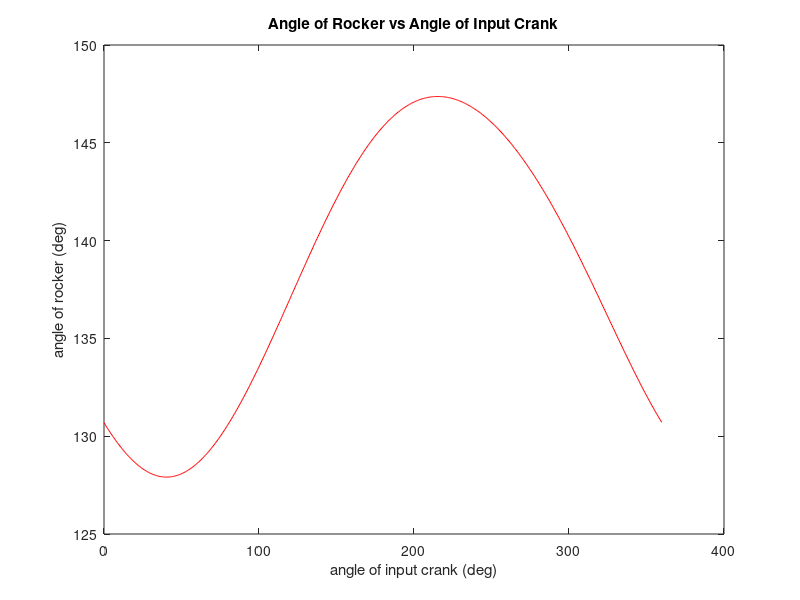
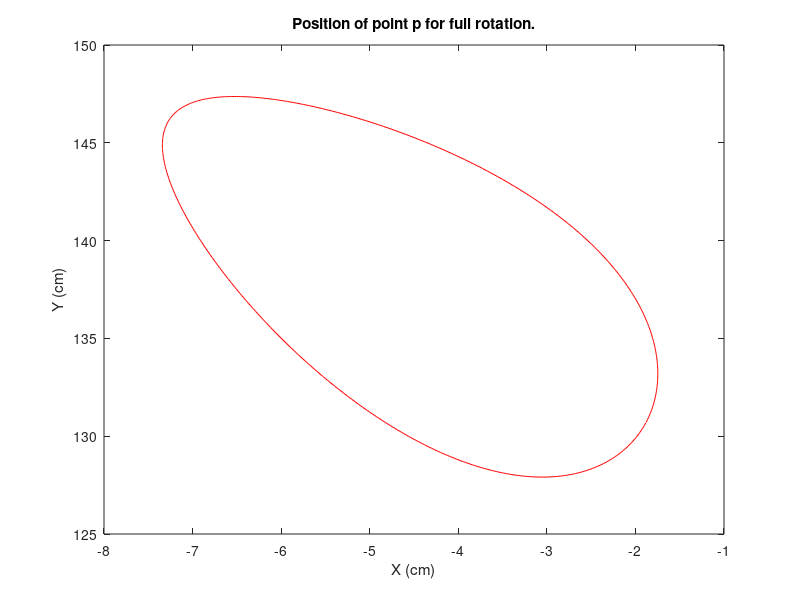
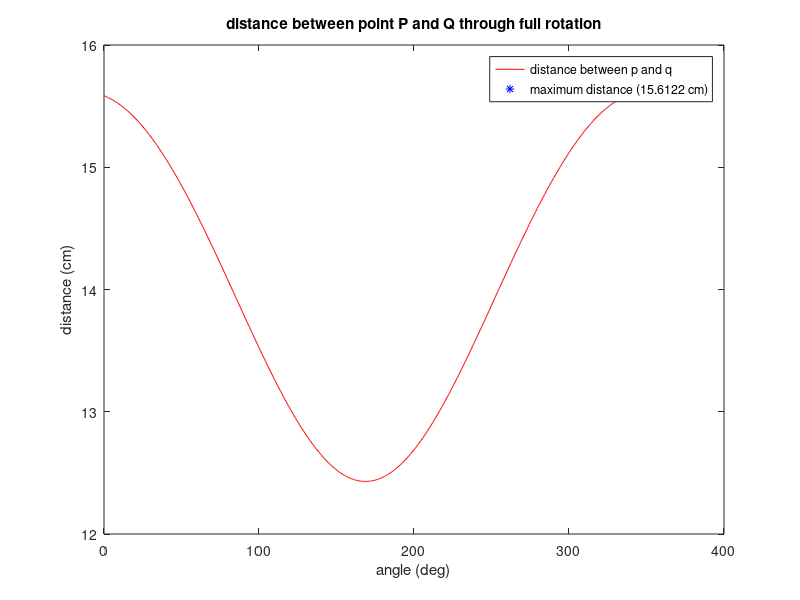
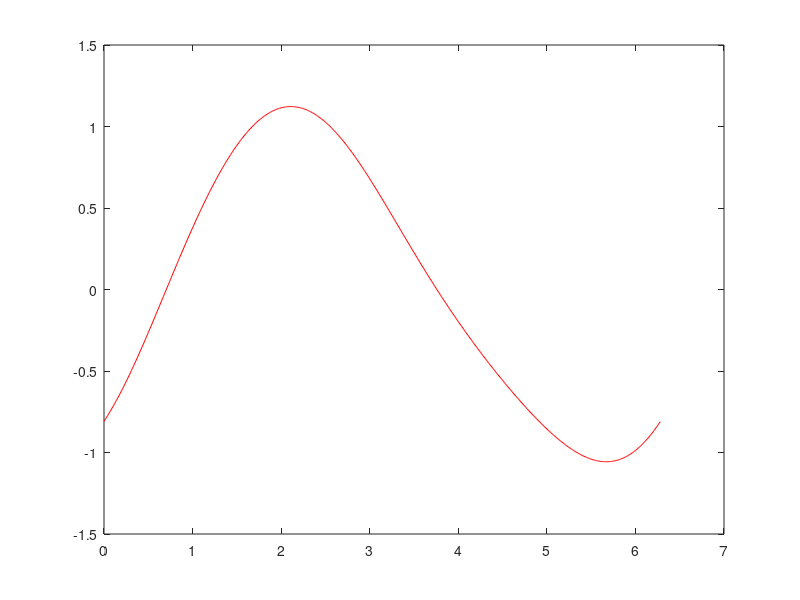

Source code (MATLAB) for these figures, in order: (Note: this script raises an error after producing the figures.)
clear;clc;
%% Part A

% Setting up vars
e = 10^-14;

l1 = sqrt(234);
l2 = 2;
l3 = 8;
l4 = 12;

thet2_0 = 0:0.01:(2*pi);
thet3_0 =zeros(1,length(thet2_0));
thet4_0 = thet3_0;

% setting up eqns
f1 = @(theta2,theta3,theta4) l2*cos(theta2) + l3*cos(theta3) - l4*cos(theta4) - 15;
f2 = @(theta2,theta3,theta4) l2*sin(theta2) + l3*sin(theta3) - l4*sin(theta4) + 3;

r1 = @(theta2,theta3,theta4)  -(f1(theta2,theta3,theta4));
r2 = @(theta2,theta3,theta4)  -(f2(theta2,theta3,theta4));

A = @(theta3,theta4) l3*l4*(sin(theta3 - theta4));

hFunc = @(r1,r2,theta3,theta4,A) (-l4/A)*(r1*cos(theta4) + r2*sin(theta4));

kFunc = @(r1,r2,theta3,theta4,A) (-l3/A)*(r2*sin(theta3) + r1*cos(theta3));  

%guessing the first theta 3 and theta 4 values
theta3_0 = pi/6;
theta4_0 = pi/2;
t3 = theta3_0;
t4 = theta4_0;


%for loop w/ nested while loop to generate all the theta3 and theta4)
for i = 1:1:length(thet2_0)
    t2 = thet2_0(i);
    h = 10^-10;
    k = 10^-10;
    if i > 1
        t3 = thet3_0(i-1);
        t4 = thet4_0(i-1);
    end
    iter = 0;
    while(abs(h) > e || abs(k) > e)
        At = A(t3,t4);
        r1t = r1(t2,t3,t4);
        r2t = r2(t2,t3,t4);
        h = hFunc(r1t,r2t,t3,t4,At);
        k = kFunc(r1t,r2t,t3,t4,At);
        t3 = t3 + h;
        t4 = t4 + k;
        iter = iter+1;
    end
    thet3_0(i) = t3;
    thet4_0(i) = t4;
end

figure(1)
plot(rad2deg(thet2_0),rad2deg(thet4_0),'r');
title('Angle of Rocker vs Angle of Input Crank')
xlabel('angle of input crank (deg)')
ylabel('angle of rocker (deg)')

%% part B

px =  l2.*cos(thet2_0) + 6.*cos(thet3_0 + pi);
py = l2.*sin(thet2_0) + 6.*sin(thet3_0 + pi);
figure(2)
plot(px,rad2deg(thet4_0),'r');
title('Position of point p for full rotation.')
xlabel('X (cm)')
ylabel('Y (cm)')

%% Part C
qx = l2.*cos(thet2_0) + l3*cos(thet3_0) + 5*cos(thet4_0);
qy = l2.*sin(thet2_0) + l3*sin(thet3_0) + 5*sin(thet4_0);

dpq = sqrt((px-qx).^2 + (py-qy).^2);

dmax = max(dpq);
t = find(dpq==dmax);
tMax = thet2_0(t);


figure(3)
plot(rad2deg(thet2_0), dpq,'r')
hold on;
plot(rad2deg(tMax),15.612207573053459,'b*')
title('distance between point P and Q through full rotation')
legend('distance between p and q', 'maximum distance (15.6122 cm)')
ylabel('distance (cm)')
xlabel('angle (deg)')

%% Part D
w2 = (60/60)*(2*pi);
w4 = (w2*l2/l4).*(sin(thet3_0 - thet2_0)./sin(thet3_0-thet4_0));
aveW4 = median(w4);

figure(4)
plot(thet2_0,w4,'r')
hold on;
yline(aveW4,'b');
title('angular velocity of rocker over 1 revolution')
legend('rocker angular velocity','average angular velocity: -0.043 rads/s')
ylabel('angular velocity (rads/s)')
xlabel('angle (radian)')
